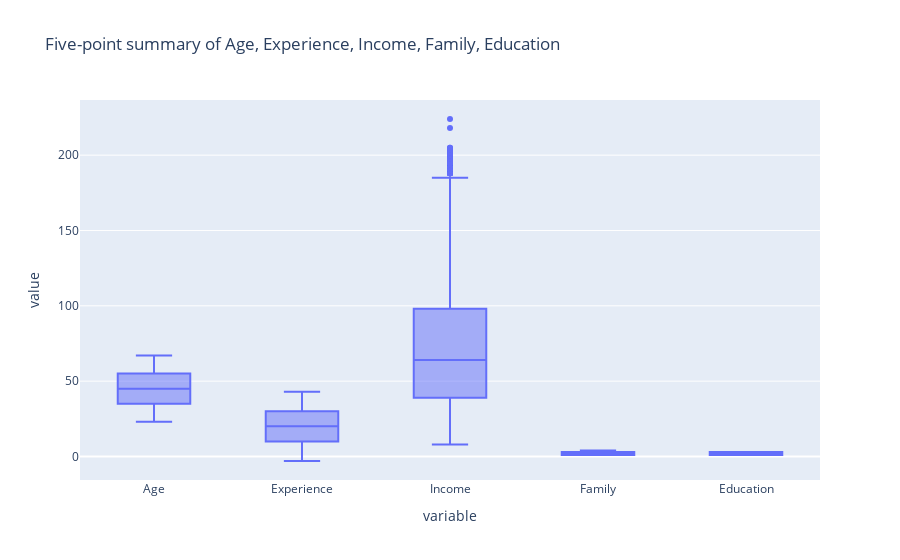

This figure's notebook cell:
### Code cell
fig=px.box(data,y=['Age','Experience', 'Income', 'Family','Education'],title="Five-point summary of Age, Experience, Income, Family, Education ")
fig.show()

### Figure 1 — Plotly figure (JSON) as saved in the notebook; plotly's stock layout.template omitted (floating-point values rounded to 4 significant figures; data arrays with more than 128 entries replaced by an {"elided": "..."} marker saying what was removed)
{"data": [{"alignmentgroup": "True", "hovertemplate": "variable=%{x}<br>value=%{y}<extra></extra>", "legendgroup": "", "marker": {"color": "#636efa"}, "name": "", "notched": false, "offsetgroup": "", "orientation": "v", "showlegend": false, "type": "box", "x": {"elided": "25000 str values"}, "x0": " ", "xaxis": "x", "y": {"elided": "25000 int values"}, "y0": " ", "yaxis": "y"}], "layout": {"boxmode": "group", "legend": {"tracegroupgap": 0}, "title": {"text": "Five-point summary of Age, Experience, Income, Family, Education "}, "xaxis": {"anchor": "y", "domain": [0, 1], "title": {"text": "variable"}}, "yaxis": {"anchor": "x", "domain": [0, 1], "title": {"text": "value"}}}}
